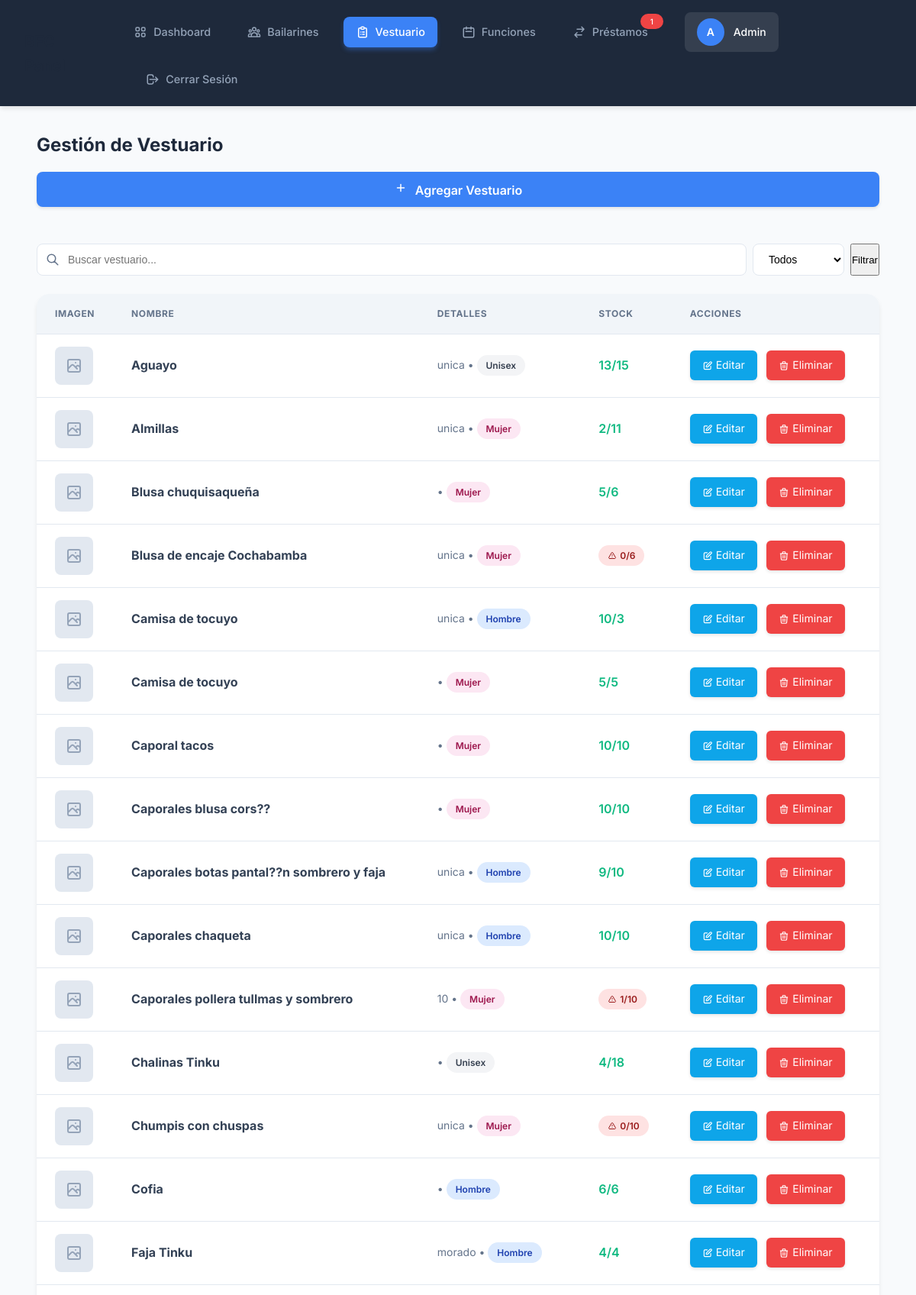
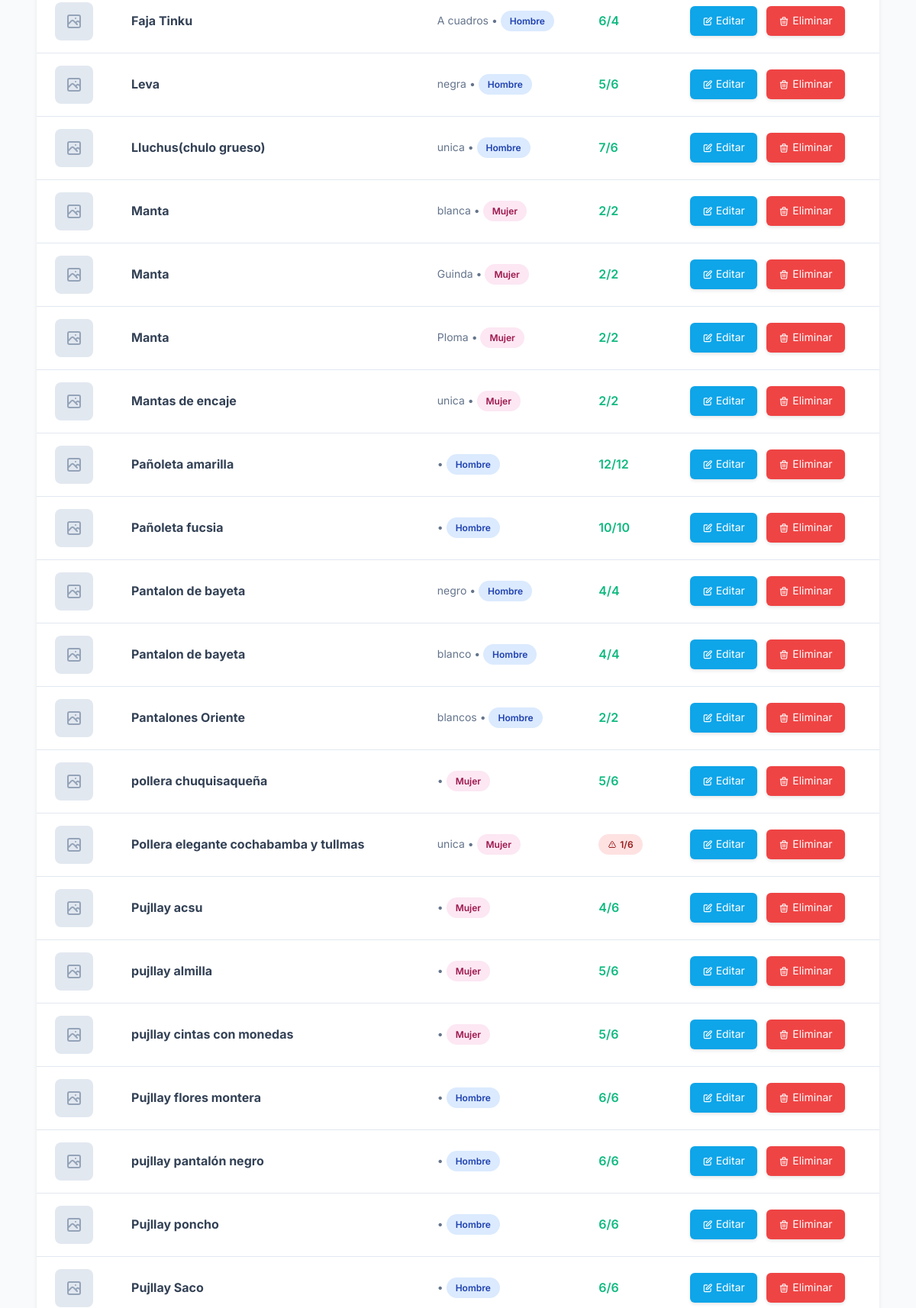
The app's page /admin.php?view=vestuarios (signed in, upper part) with its own data (2 pictures, top to bottom).
### tables this page shows
CREATE TABLE `vestuarios` (
  `id` int NOT NULL,
  `nombre` varchar(100) NOT NULL,
  `descripcion` text,
  `talla` varchar(10) DEFAULT NULL,
  `genero` enum('Hombre','Mujer','Unisex') NOT NULL,
  `cantidad_total` int DEFAULT '1',
  `cantidad_disponible` int DEFAULT '1',
  `imagen` varchar(255) DEFAULT NULL,
  `creado_en` timestamp NOT NULL DEFAULT CURRENT_TIMESTAMP
);

### src/Views/Admin/vestuarios.php (the view, shortened to what this page needs)
<?php
$query = "SELECT * FROM vestuarios WHERE 1=1";
$params = [];
$query .= " ORDER BY nombre ASC";
$stmt = $pdo->prepare($query);
$stmt->execute($params);
$vestuarios = $stmt->fetchAll();
$search = isset($_GET['q']) ? $_GET['q'] : '';
$filter_genero = isset($_GET['genero']) ? $_GET['genero'] : 'all';
?>
<div class="section-header" style="display: flex; justify-content: space-between; align-items: center; flex-wrap: wrap; gap: 1rem;">
    <h2 style="margin: 0;">Gestión de Vestuario</h2>
    <button id="addBtn" class="btn-submit">
        <svg style="width:18px;height:18px;margin-right:6px;" fill="none" stroke="currentColor" viewBox="0 0 24 24"><path stroke-linecap="round" stroke-linejoin="round" stroke-width="2" d="M12 6v6m0 0v6m0-6h6m-6 0H6"></path></svg>
        Agregar Vestuario
    </button>
</div>
<div class="filter-bar">
    <form method="GET" style="display: flex; gap: 0.5rem; flex-wrap: wrap; width: 100%;">
        <div class="search-box" style="flex: 1; min-width: 200px; margin-bottom: 0;">
            <svg fill="none" stroke="currentColor" viewBox="0 0 24 24"><path stroke-linecap="round" stroke-linejoin="round" stroke-width="2" d="M21 21l-6-6m2-5a7 7 0 11-14 0 7 7 0 0114 0z"></path></svg>
            <input type="text" name="q" placeholder="Buscar vestuario..." value="<?php echo htmlspecialchars($search); ?>">
        </div>
        <select name="genero" style="min-width: 120px;">
            <option value="all" <?php echo $filter_genero == 'all' ? 'selected' : ''; ?>>Todos</option>
        </select>
        <button type="submit" class=" style="padding:btn-submit" 0.5rem 1rem;">Filtrar</button>
    </form>
</div>
<table>
    <thead>
        <tr>
            <th style="width: 70px;">Imagen</th>
            <th>Nombre</th>
            <th>Detalles</th>
            <th>Stock</th>
            <th>Acciones</th>
        </tr>
    </thead>
    <tbody>
        <?php foreach ($vestuarios as $v): ?>
            <tr>
                <td>
                    <?php if ($v['imagen']): ?>
                        <img src="assets/images/<?php echo htmlspecialchars($v['imagen']); ?>" style="width: 50px; height: 50px; object-fit: cover; border-radius: 0.5rem;">
                    <?php else: ?>
                        <div style="width: 50px; height: 50px; background: #e2e8f0; border-radius: 0.5rem; display: flex; align-items: center; justify-content: center;">
                        </div>
                    <?php endif; ?>
                </td>
                <td><strong><?php echo htmlspecialchars($v['nombre']); ?></strong></td>
                <td>
                    <span style="font-size: 0.875rem; color: var(--text-muted);">
                        <?php echo htmlspecialchars($v['talla']); ?> •
                        <span class="badge <?php echo $v['genero'] == 'Hombre' ? 'badge-male' : ($v['genero'] == 'Mujer' ? 'badge-female' : 'badge-other'); ?>">
                            <?php echo $v['genero']; ?>
                        </span>
                    </span>
                </td>
                <td>
                    <?php if ($v['cantidad_disponible'] < 2): ?>
                        <span class="badge badge-low-stock">
                            <?php echo $v['cantidad_disponible']; ?>/<?php echo $v['cantidad_total']; ?>
                        </span>
                    <?php else: ?>
                        <span style="font-weight: 600; color: <?php echo $v['cantidad_disponible'] > 0 ? 'var(--success-color)' : 'var(--danger-color)'; ?>">
                            <?php echo $v['cantidad_disponible']; ?>/<?php echo $v['cantidad_total']; ?>
                        </span>
                    <?php endif; ?>
                </td>
                <td>
                    <a href="admin.php?view=vestuarios&edit=<?php echo $v['id']; ?>" class="action-btn btn-edit" title="Editar">
                        <svg style="width:14px;height:14px;" fill="none" stroke="currentColor" viewBox="0 0 24 24"><path stroke-linecap="round" stroke-linejoin="round" stroke-width="2" d="M11 5H6a2 2 0 00-2 2v11a2 2 0 002 2h11a2 2 0 002-2v-5m-1.414-9.414a2 2 0 112.828 2.828L11.828 15H9v-2.828l8.586-8.586z"></path></svg>
                        Editar
                    </a>
                    <a href="admin.php?view=vestuarios&delete=<?php echo $v['id']; ?>" onclick="event.preventDefault(); if(confirm('¿Está seguro de eliminar este vestuario?')) { window.location.href=this.href; }" class="action-btn btn-delete" title="Eliminar">
                        <svg style="width:14px;height:14px;" fill="none" stroke="currentColor" viewBox="0 0 24 24"><path stroke-linecap="round" stroke-linejoin="round" stroke-width="2" d="M19 7l-.867 12.142A2 2 0 0116.138 21H7.862a2 2 0 01-1.995-1.858L5 7m5 4v6m4-6v6m1-10V4a1 1 0 00-1-1h-4a1 1 0 00-1 1v3M4 7h16"></path></svg>
                        Eliminar
                    </a>
                </td>
            </tr>
        <?php endforeach; ?>
    </tbody>
</table>

### public/css/style.css (style rules this page uses)
:root { --primary-color: #1e293b; --primary-hover: #0f172a; --secondary-color: #1e293b; --accent-color: #64748b; --text-main: #1e293b; --text-muted: #64748b; --light-bg: #f8fafc; --white: #ffffff; --border-color: #e2e8f0; --font-heading: 'Playfair Display', serif; --font-body: 'Inter', sans-serif; }
* { margin: 0; padding: 0; box-sizing: border-box; }
body { font-family: var(--font-body); line-height: 1.6; color: var(--text-color); background-color: var(--light-bg); }
a { text-decoration: none; color: inherit; transition: var(--transition); }
.btn-submit { width: 100%; padding: 1rem; background: var(--primary-color); color: #fff; border: none; border-radius: 4px; font-size: 1rem; cursor: pointer; transition: var(--transition); }
:root { --primary-color: #ef4444; --primary-hover: #dc2626; --secondary-color: #1e293b; --secondary-light: #334155; --accent-color: #3b82f6; --accent-hover: #2563eb; --success-color: #10b981; --warning-color: #f59e0b; --light-bg: #f8fafc; --white: #ffffff; --text-dark: #1e293b; --text-main: #334155; --text-muted: #64748b; --border-color: #e2e8f0; --shadow-sm: 0 1px 2px rgba(0,0,0,0.05); --shadow-md: 0 4px 6px -1px rgba(0,0,0,0.1); --shadow-lg: 0 10px 15px -3px rgba(0,0,0,0.1); --shadow-xl: 0 20px 25px -5px rgba(0,0,0,0.1); --transition: all 0.3s ease; --font-heading: 'Playfair Display', serif; --font-body: 'Inter', sans-serif; }
.section-header { text-align: center; margin-bottom: 3rem; }

### records on screen
vestuarios: nombre "Aguayo", talla "unica", genero "Unisex", cantidad_disponible "13", cantidad_total "15"
vestuarios: nombre "Almillas", talla "unica", genero "Mujer", cantidad_disponible "2", cantidad_total "11"
vestuarios: nombre "Blusa chuquisaqueña", genero "Mujer", cantidad_disponible "5", cantidad_total "6"
vestuarios: nombre "Blusa de encaje Cochabamba", talla "unica", genero "Mujer", cantidad_disponible "0", cantidad_total "6"
vestuarios: nombre "Camisa de tocuyo", talla "unica", genero "Hombre", cantidad_disponible "10", cantidad_total "3"
vestuarios: nombre "Camisa de tocuyo", genero "Mujer", cantidad_disponible "5", cantidad_total "5"
vestuarios: nombre "Caporal tacos", genero "Mujer", cantidad_disponible "10", cantidad_total "10"
vestuarios: nombre "Caporales blusa cors??", genero "Mujer", cantidad_disponible "10", cantidad_total "10"
vestuarios: nombre "Caporales botas pantal??n sombrero y faja", talla "unica", genero "Hombre", cantidad_disponible "9", cantidad_total "10"
vestuarios: nombre "Caporales chaqueta", talla "unica", genero "Hombre", cantidad_disponible "10", cantidad_total "10"
vestuarios: nombre "Caporales pollera tullmas y sombrero", talla "10", genero "Mujer", cantidad_disponible "1", cantidad_total "10"
vestuarios: nombre "Chalinas Tinku", genero "Unisex", cantidad_disponible "4", cantidad_total "18"
vestuarios: nombre "Chumpis con chuspas", talla "unica", genero "Mujer", cantidad_disponible "0", cantidad_total "10"
vestuarios: nombre "Cofia", genero "Hombre", cantidad_disponible "6", cantidad_total "6"
vestuarios: nombre "Faja Tinku", talla "morado", genero "Hombre", cantidad_disponible "4", cantidad_total "4"
vestuarios: nombre "Faja Tinku", talla "A cuadros", genero "Hombre", cantidad_disponible "6", cantidad_total "4"
vestuarios: nombre "Leva", talla "negra", genero "Hombre", cantidad_disponible "5", cantidad_total "6"
vestuarios: nombre "Lluchus(chulo grueso)", talla "unica", genero "Hombre", cantidad_disponible "7", cantidad_total "6"
vestuarios: nombre "Manta", talla "blanca", genero "Mujer", cantidad_disponible "2", cantidad_total "2"
vestuarios: nombre "Manta", talla "Guinda", genero "Mujer", cantidad_disponible "2", cantidad_total "2"
vestuarios: nombre "Manta", talla "Ploma", genero "Mujer", cantidad_disponible "2", cantidad_total "2"
vestuarios: nombre "Mantas de encaje", talla "unica", genero "Mujer", cantidad_disponible "2", cantidad_total "2"
vestuarios: nombre "Pañoleta amarilla", genero "Hombre", cantidad_disponible "12", cantidad_total "12"
vestuarios: nombre "Pañoleta fucsia", genero "Hombre", cantidad_disponible "10", cantidad_total "10"
vestuarios: nombre "Pantalon de bayeta", talla "negro", genero "Hombre", cantidad_disponible "4", cantidad_total "4"
vestuarios: nombre "Pantalon de bayeta", talla "blanco", genero "Hombre", cantidad_disponible "4", cantidad_total "4"
vestuarios: nombre "Pantalones Oriente", talla "blancos", genero "Hombre", cantidad_disponible "2", cantidad_total "2"
vestuarios: nombre "pollera chuquisaqueña", genero "Mujer", cantidad_disponible "5", cantidad_total "6"
vestuarios: nombre "Pollera elegante cochabamba y tullmas", talla "unica", genero "Mujer", cantidad_disponible "1", cantidad_total "6"
vestuarios: nombre "Pujllay acsu", genero "Mujer", cantidad_disponible "4", cantidad_total "6"
vestuarios: nombre "pujllay almilla", genero "Mujer", cantidad_disponible "5", cantidad_total "6"
vestuarios: nombre "pujllay cintas con monedas", genero "Mujer", cantidad_disponible "5", cantidad_total "6"
vestuarios: nombre "Pujllay flores montera", genero "Hombre", cantidad_disponible "6", cantidad_total "6"
vestuarios: nombre "pujllay pantalón negro", genero "Hombre", cantidad_disponible "6", cantidad_total "6"
vestuarios: nombre "Pujllay poncho", genero "Hombre", cantidad_disponible "6", cantidad_total "6"
vestuarios: nombre "Pujllay Saco", genero "Hombre", cantidad_disponible "6", cantidad_total "6"
